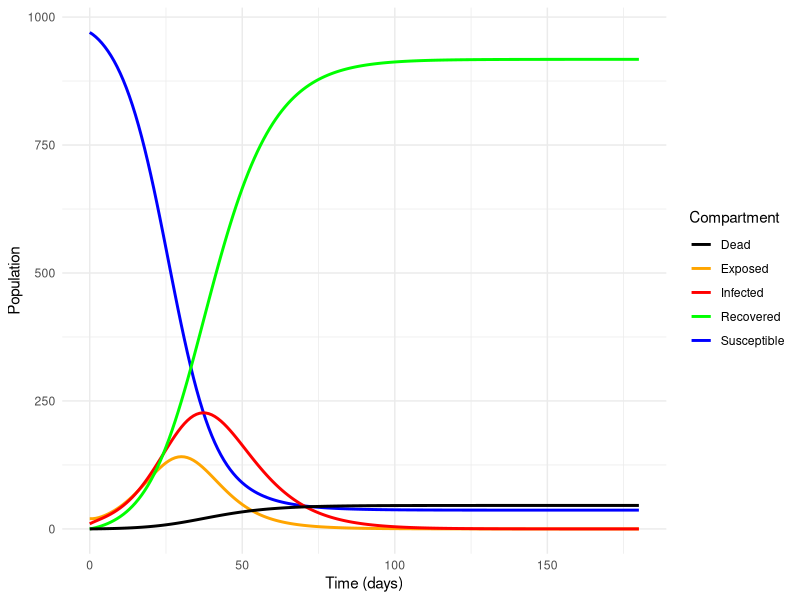
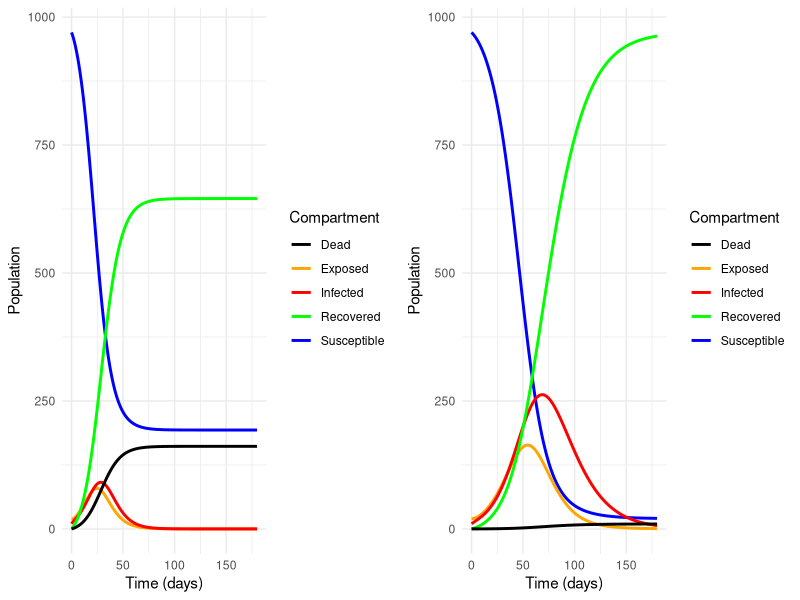
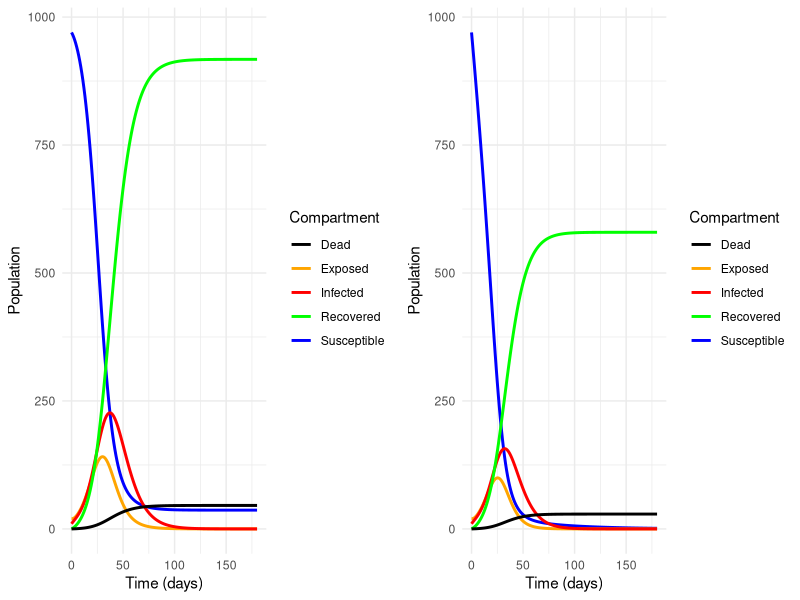

R code for these plots, in order:
## ---- chunk 1

library(deSolve)
library(ggplot2)

# Parameters
beta <- 0.357   # transmission rate per day
sigma <- 0.2    # rate of moving from exposed to infected per day
gamma <- 0.1    # recovery rate per day
mu <- 0.005    # mortality rate per day

# Total population
N <- 1000

# Initial conditions
initial_state <- c(S = 970, E = 20, I = 10, R = 0, D = 0)

# Time vector (days)
times <- seq(0, 180, by = 1)  # simulate for 180 days

# SEIRD model function
seird_model <- function(time, state, parameters) {
  with(as.list(c(state, parameters)), {
    dS <- -beta * S * I / N
    dE <- beta * S * I / N - sigma * E
    dI <- sigma * E - (gamma + mu) * I
    dR <- gamma * I
    dD <- mu * I
    return(list(c(dS, dE, dI, dR, dD)))
  })
}

# Solve the SEIRD equations
output <- ode(y = initial_state, times = times, func = seird_model, parms = list(beta = beta, sigma = sigma, gamma = gamma, mu = mu))

# Convert output to data frame for plotting
output_df1 <- as.data.frame(output)

# Plotting the results
plot1 = ggplot(output_df1, aes(x = time)) +
  geom_line(aes(y = S, color = "Susceptible"), size = 1) +
  geom_line(aes(y = E, color = "Exposed"), size = 1) +
  geom_line(aes(y = I, color = "Infected"), size = 1) +
  geom_line(aes(y = R, color = "Recovered"), size = 1) +
  geom_line(aes(y = D, color = "Dead"), size = 1) +
  labs(x = "Time (days)", y = "Population", color = "Compartment") +
  scale_color_manual(values = c("Susceptible" = "blue", "Exposed" = "orange", "Infected" = "red", "Recovered" = "green", "Dead" = "black")) +
  theme_minimal()

plot1

## ---- chunk 2
# Extract final values
final_state <- output_df1[nrow(output_df1), c("R", "D")]

# Calculate final epidemic size
final_size <- sum(final_state)

cat("Final epidemic size:", final_size, "\n")

total_population <- 1000

# Calculate the proportion of the population affected
proportion_affected <- final_size / total_population

cat("Proportion of the population affected:", proportion_affected, "\n")

## ---- chunk 3

library(deSolve)
library(ggplot2)
library(gridExtra)

# The plot below has the parameters increased (from baseline model).

# Parameters
beta <- 0.5  # transmission rate per day
sigma <- 0.3    # rate of moving from exposed to infected per day
gamma <- 0.2    # recovery rate per day
mu <- 0.05   # mortality rate per day

# Total population
N <- 1000

# Initial conditions
initial_state <- c(S = 970, E = 20, I = 10, R = 0, D = 0)

# Time vector (days)
times <- seq(0, 180, by = 1)  # simulate for 180 days

# SEIRD model function
seird_model <- function(time, state, parameters) {
  with(as.list(c(state, parameters)), {
    dS <- -beta * S * I / N
    dE <- beta * S * I / N - sigma * E
    dI <- sigma * E - (gamma + mu) * I
    dR <- gamma * I
    dD <- mu * I
    return(list(c(dS, dE, dI, dR, dD)))
  })
}

# Solve the SEIRD equations
output <- ode(y = initial_state, times = times, func = seird_model, parms = list(beta = beta, sigma = sigma, gamma = gamma, mu = mu))

# Convert output to data frame for plotting
output_df2 <- as.data.frame(output)

# Plotting the results
plot2 = ggplot(output_df2, aes(x = time)) +
  geom_line(aes(y = S, color = "Susceptible"), size = 1) +
  geom_line(aes(y = E, color = "Exposed"), size = 1) +
  geom_line(aes(y = I, color = "Infected"), size = 1) +
  geom_line(aes(y = R, color = "Recovered"), size = 1) +
  geom_line(aes(y = D, color = "Dead"), size = 1) +
  labs(x = "Time (days)", y = "Population", color = "Compartment") +
  scale_color_manual(values = c("Susceptible" = "blue", "Exposed" = "orange", "Infected" = "red", "Recovered" = "green", "Dead" = "black")) +
  theme_minimal()



# The plot below has the parameters decreased (from baseline model).

# Parameters
beta <- 0.2   # transmission rate per day
sigma <- 0.1    # rate of moving from exposed to infected per day
gamma <- 0.05    # recovery rate per day
mu <- 0.0005    # mortality rate per day

# Total population
N <- 1000

# Initial conditions
initial_state <- c(S = 970, E = 20, I = 10, R = 0, D = 0)

# Time vector (days)
times <- seq(0, 180, by = 1)  # simulate for 180 days

# SEIRD model function
seird_model <- function(time, state, parameters) {
  with(as.list(c(state, parameters)), {
    dS <- -beta * S * I / N
    dE <- beta * S * I / N - sigma * E
    dI <- sigma * E - (gamma + mu) * I
    dR <- gamma * I
    dD <- mu * I
    return(list(c(dS, dE, dI, dR, dD)))
  })
}

# Solve the SEIRD equations
output <- ode(y = initial_state, times = times, func = seird_model, parms = list(beta = beta, sigma = sigma, gamma = gamma, mu = mu))

# Convert output to data frame for plotting
output_df3 <- as.data.frame(output)

# Plotting the results
plot3 = ggplot(output_df3, aes(x = time)) +
  geom_line(aes(y = S, color = "Susceptible"), size = 1) +
  geom_line(aes(y = E, color = "Exposed"), size = 1) +
  geom_line(aes(y = I, color = "Infected"), size = 1) +
  geom_line(aes(y = R, color = "Recovered"), size = 1) +
  geom_line(aes(y = D, color = "Dead"), size = 1) +
  labs(x = "Time (days)", y = "Population", color = "Compartment") +
  scale_color_manual(values = c("Susceptible" = "blue", "Exposed" = "orange", "Infected" = "red", "Recovered" = "green", "Dead" = "black")) +
  theme_minimal()


# Combine plots
grid.arrange(plot2, plot3, ncol = 2)

## ---- chunk 4

library(deSolve)
library(ggplot2)
library(gridExtra)

# Parameters
beta <- 0.357   # transmission rate per day
sigma <- 0.2    # rate of moving from exposed to infected per day
gamma <- 0.1    # recovery rate per day
mu <- 0.005    # mortality rate per day

# Total population
N <- 1000

# Initial conditions
initial_state <- c(S = 970, E = 20, I = 10, R = 0, D = 0)

# Time vector (days)
times <- seq(0, 180, by = 1)  # simulate for 180 days

# SEIRD model function
seird_model <- function(time, state, parameters) {
  with(as.list(c(state, parameters)), {
    dS <- -beta * S * I / N
    dE <- beta * S * I / N - sigma * E
    dI <- sigma * E - (gamma + mu) * I
    dR <- gamma * I
    dD <- mu * I
    return(list(c(dS, dE, dI, dR, dD)))
  })
}

# Solve the SEIRD equations
output <- ode(y = initial_state, times = times, func = seird_model, parms = list(beta = beta, sigma = sigma, gamma = gamma, mu = mu))

# Convert output to data frame for plotting
output_df1 <- as.data.frame(output)

plot11 = ggplot(output_df1, aes(x = time)) +
    geom_line(aes(y = S, color = "Susceptible"), size = 1) +
    geom_line(aes(y = E, color = "Exposed"), size = 1) +
    geom_line(aes(y = I, color = "Infected"), size = 1) +
    geom_line(aes(y = R, color = "Recovered"), size = 1) +
    geom_line(aes(y = D, color = "Dead"), size = 1) +
    labs(x = "Time (days)", y = "Population", color = "Compartment") +
    scale_color_manual(values = c("Susceptible" = "blue", "Exposed" = "orange", "Infected" = "red", "Recovered" = "green", "Dead" = "black")) +
    theme_minimal()



# SEIRV model function (with Vaccination)
seirv_model <- function(time, state, parameters) {
  with(as.list(c(state, parameters)), {
    N <- S + E + I + R + D
    dS <- -beta * S * I / N - v * S
    dE <- beta * S * I / N - sigma * E
    dI <- sigma * E - (gamma + mu) * I
    dR <- gamma * I
    dD <- mu * I
    return(list(c(dS, dE, dI, dR, dD)))
  })
}

# Vaccination parameters
v <- 0.02  # Vaccination rate per day

# Solve the SEIRV equations
output_v <- ode(y = initial_state, times = times, func = seirv_model, parms = list(beta = beta, sigma = sigma, gamma = gamma, mu = mu, v = v))

# Convert output to data frame for plotting
output_df4 <- as.data.frame(output_v)


  plot12 = ggplot(output_df4, aes(x = time)) +
    geom_line(aes(y = S, color = "Susceptible"), size = 1) +
    geom_line(aes(y = E, color = "Exposed"), size = 1) +
    geom_line(aes(y = I, color = "Infected"), size = 1) +
    geom_line(aes(y = R, color = "Recovered"), size = 1) +
    geom_line(aes(y = D, color = "Dead"), size = 1) +
    labs(x = "Time (days)", y = "Population", color = "Compartment") +
    scale_color_manual(values = c("Susceptible" = "blue", "Exposed" = "orange", "Infected" = "red", "Recovered" = "green", "Dead" = "black")) +
    theme_minimal()


# Combine plots
grid.arrange(plot11, plot12, ncol = 2)
